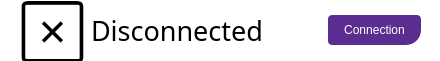
   <widget class="QWidget" name="widget_connection" native="true">
    <property name="geometry">
     <rect>
      <x>525</x>
      <y>30</y>
      <width>440</width>
      <height>61</height>
     </rect>
    </property>
    <property name="styleSheet">
     <string notr="true">QWidget {
    border-radius: 15px;
    background-color: rgb(255, 255, 255);
}</string>
    </property>
    <widget class="QWidget" name="horizontalLayoutWidget">
     <property name="geometry">
      <rect>
       <x>0</x>
       <y>0</y>
       <width>441</width>
       <height>61</height>
      </rect>
     </property>
     <layout class="QHBoxLayout" name="horizontalLayout">
      <property name="leftMargin">
       <number>20</number>
      </property>
      <property name="rightMargin">
       <number>20</number>
      </property>
      <item>
       <widget class="QLabel" name="label_connection_status">
        <property name="font">
         <font>
          <family>Material Icons Round</family>
          <pointsize>35</pointsize>
         </font>
        </property>
        <property name="text">
         <string notr="true"></string>
        </property>
       </widget>
      </item>
      <item>
       <widget class="QLabel" name="label_serial_port_name">
        <property name="font">
         <font>
          <family>Proximus</family>
          <pointsize>20</pointsize>
         </font>
        </property>
        <property name="text">
         <string>Disconnected</string>
        </property>
       </widget>
      </item>
      <item>
       <spacer name="horizontalSpacer">
        <property name="orientation">
         <enum>Qt::Orientation::Horizontal</enum>
        </property>
        <property name="sizeHint" stdset="0">
         <size>
          <width>40</width>
          <height>20</height>
         </size>
        </property>
       </spacer>
      </item>
      <item>
       <widget class="QPushButton" name="btn_connect">
        <property name="cursor">
         <cursorShape>PointingHandCursor</cursorShape>
        </property>
        <property name="styleSheet">
         <string notr="true">QPushButton {
    background-color: #5C2D91; 
    color: white;
    border: none;
   border-top-left-radius: 4px;
    border-bottom-left-radius: 4px;
    border-top-right-radius: 4px;
    border-bottom-right-radius: 15px;
    padding: 8px 16px;
}

QPushButton:hover {
	background-color: #f5f1fb;
	color: #5C2D91;
	border: 2px solid #5C2D91;
}</string>
        </property>
        <property name="text">
         <string>Connection</string>
        </property>
       </widget>
      </item>
     </layout>
    </widget>
   </widget>
